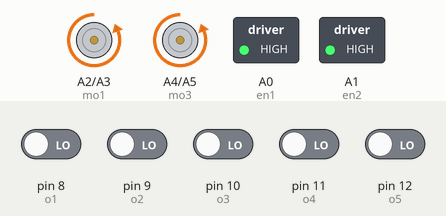
Simulated run of this sketch. Board: Arduino Uno, built with avr-gcc and run on an emulated ATmega328P. Parts: motor-driver pin pairs drawn as motors (green arrow = first pin HIGH = forward, orange = second pin HIGH = backward, longer = more drive), switched loads named in the sketch (green lamp = pin HIGH). Inputs (shaded band) come from the test bench; at power-on: pin 8 (o1), pin 9 (o2), pin 10 (o3), pin 11 (o4), pin 12 (o5) LOW. What the sketch prints to the serial monitor is not drawn.

Above: at 1.2 s.
1.3 s: pin 8 (o1) driven HIGH
At 2.2 s:
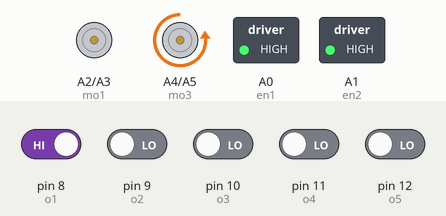
2.8 s: pin 10 (o3) driven HIGH
At 4.0 s:
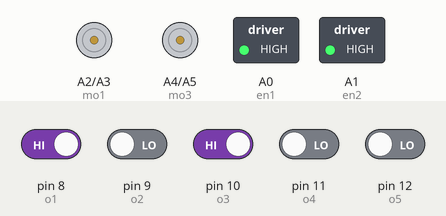
4.3 s: pin 9 (o2) driven HIGH
At 5.5 s:
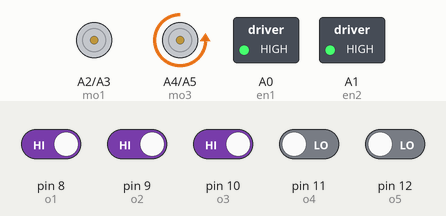
5.8 s: pin 11 (o4) driven HIGH
At 6.3 s:
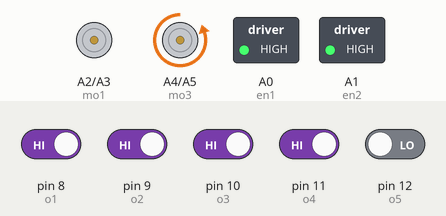
7.3 s: pin 8 (o1) driven LOW
At 7.9 s:
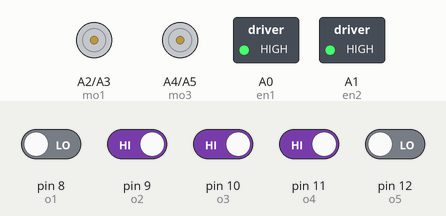
8.8 s: pin 12 (o5) driven HIGH
At 9.7 s:
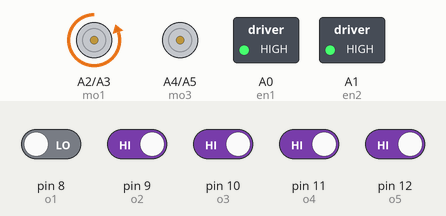
Timing chart, 0 to 11.3 s (numbered marks = the images above; inputs shaded):
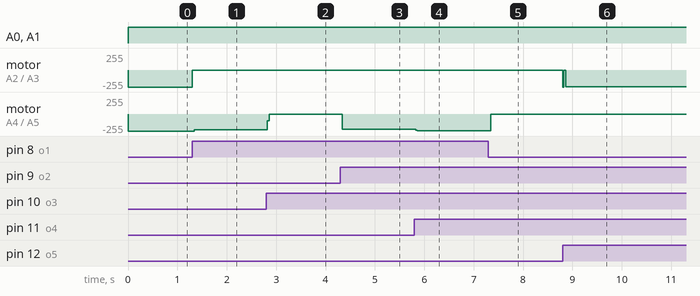

The sketch:

task1_obstacle_distance_detection.ino
```cpp
//Line Follow Sensor
int o1 = 8;
int o2 = 9;
int o3 = 10;
int o4 = 11;
int o5 = 12;

//Motor Define
int en1=A0;
int en2=A1;
int mo1=A2;
int mo2=A3;
int mo3=A4;
int mo4=A5;

int pwm=180;

void setup() {
  Serial.begin(9600);

  //Motor Pin Define
  pinMode(mo1,OUTPUT);
  pinMode(mo2,OUTPUT);
  pinMode(mo3,OUTPUT);
  pinMode(mo4,OUTPUT);
  pinMode(en1,INPUT);
  pinMode(en2,INPUT);

  //Sensor Pin Mode
  pinMode(o1,INPUT);
  pinMode(o2,INPUT);
  pinMode(o3,INPUT);
  pinMode(o4,INPUT);
  pinMode(o5,INPUT);

}

void loop() {
  //forward();
  //left();
  Serial.print("o1: ");
  Serial.print(digitalRead(o1));
  Serial.println();
  //delay(100);
  goforward();
}

//_______________________
void forward()
{
  analogWrite(en1,pwm);
  analogWrite(en2,pwm);
  digitalWrite(mo1,0);
  digitalWrite(mo2,1);
  digitalWrite(mo3,0);
  digitalWrite(mo4,1);
  delay(10);
  }
void go()
{

  forward();
  delay(100);
  brake();

  }

void gof()
{

  forward();
  delay(600);
  brake();

  }


void sgo()
{

  forward();
  delay(200);
  brake();
  }

void back()
{

  backward();
  delay(100);
  brake();
  }

void soft_left()
{

  //delay(1);
  analogWrite(en1,pwm);
  analogWrite(en2,pwm);
  digitalWrite(mo1,0);
  digitalWrite(mo2,1);
  digitalWrite(mo3,0);
  digitalWrite(mo4,0);

  delay(1);
  brake();
  }

void left()
{

  analogWrite(en1,pwm);
  analogWrite(en2,pwm);
  digitalWrite(mo1,0);
  digitalWrite(mo2,1);//Right Motor
  digitalWrite(mo3,0);
  digitalWrite(mo4,0);
  delay(10);
  brake();
  }


void soft_right()
{

  analogWrite(en1,pwm);
  analogWrite(en2,pwm);
  digitalWrite(mo1,0);
  digitalWrite(mo2,0);
  digitalWrite(mo3,0);
  digitalWrite(mo4,1);
  delay(1);
  brake();
  }


void right()
{
  analogWrite(en1,pwm);
  analogWrite(en2,pwm);
  digitalWrite(mo1,0);
  digitalWrite(mo2,0);
  digitalWrite(mo3,0);
  digitalWrite(mo4,1);
  delay(10);
  brake();
  }


void backward()
{
  analogWrite(en1,pwm);
  analogWrite(en2,pwm);
  digitalWrite(mo1,1);
  digitalWrite(mo2,0);
  digitalWrite(mo3,1);
  digitalWrite(mo4,0);
  delay(10);
}

void brake()
{
  analogWrite(en1,pwm);
  analogWrite(en2,pwm);
  digitalWrite(mo1,0);
  digitalWrite(mo2,0);
  digitalWrite(mo3,0);
  digitalWrite(mo4,0);
}
void goforward()
{
      while(1)
      {
                   if(digitalRead(o1)==1 && digitalRead(o2)==1 && digitalRead(o3)==1 && digitalRead(o4)==1 && digitalRead(o5)==1)
                    {
                      brake();
                    }

                   if(digitalRead(o1)==0 && digitalRead(o2)==0 && digitalRead(o3)==0 && digitalRead(o4)==0 && digitalRead(o5)==0)
                    {
                      forward();
                    }

                    else if(digitalRead(o1)==0 && digitalRead(o2)==0 && digitalRead(o3)==0 && digitalRead(o4)==0 && digitalRead(o5)==1)
                    {
                      soft_left();
                    }
                   else if(digitalRead(o1)==0 && digitalRead(o2)==0 && digitalRead(o3)==0 && digitalRead(o4)==1 && digitalRead(o5)==1)
                    {
                      soft_left();
                    }

                    else if(digitalRead(o1)==0 && digitalRead(o2)==0 && digitalRead(o3)==1 && digitalRead(o4)==1 && digitalRead(o5)==1)
                    {
                      soft_left();
                    }
                    else if(digitalRead(o1)==0 && digitalRead(o2)==1 && digitalRead(o3)==1 && digitalRead(o4)==1 && digitalRead(o5)==1)
                    {
                      left();
                    }
                      //Right
                    if(digitalRead(o1)==1 && digitalRead(o2)==0 && digitalRead(o3)==0 && digitalRead(o4)==0 && digitalRead(o5)==0)
                    {
                      soft_right();
                    }

                    else if(digitalRead(o1)==1 && digitalRead(o2)==1 && digitalRead(o3)==0 && digitalRead(o4)==0 && digitalRead(o5)==0)
                    {
                      soft_right();
                    }

                    else if(digitalRead(o1)==1 && digitalRead(o2)==1 && digitalRead(o3)==1 && digitalRead(o4)==0 && digitalRead(o5)==0)
                    {
                      soft_right();
                    }

                    else if(digitalRead(o1)==1 && digitalRead(o2)==1 && digitalRead(o3)==1 && digitalRead(o4)==1 && digitalRead(o5)==0)
                    {
                      right();
                    }

      }
}
```

Measured:
- after the input at 1.3 s, motor on A2 (mo1) / A3 (mo2): backward 255/255 → stopped at once; motor on A4 (mo3) / A5 (mo4): backward 255/255 → backward 237/255 at once
- after the input at 2.8 s, motor on A4 (mo3) / A5 (mo4): backward 237/255 → stopped at once
- after the input at 4.3 s, motor on A4 (mo3) / A5 (mo4): stopped → backward 231/255 at once
- after the input at 5.8 s, motor on A4 (mo3) / A5 (mo4): backward 231/255 → backward 252/255 at once
- after the input at 7.3 s, motor on A4 (mo3) / A5 (mo4): backward 252/255 → stopped at once
- after the input at 8.8 s, motor on A2 (mo1) / A3 (mo2): stopped → backward 253/255 at once
